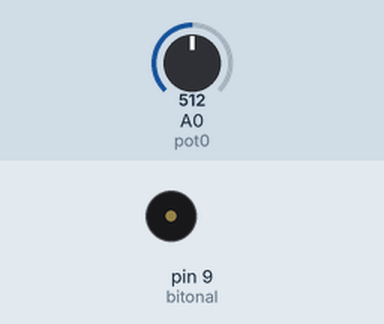
A sketch run on a simulated Arduino Uno, built with avr-gcc and run on an emulated ATmega328P. On the bench: buzzer (waves = sounding). The test bench sets the inputs (shaded band); at power-on: A0 (pot0) = 512.

Above: at 1.8 s.
1.9 s: A0 (pot0) set to 306
At 2.2 s:
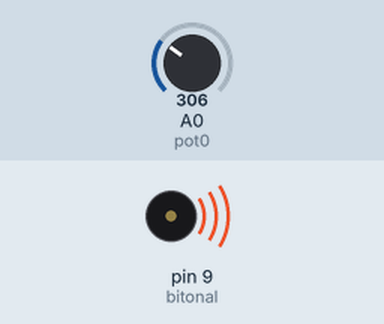
5.4 s: A0 (pot0) set to 122
Timing chart, 0 to 14.9 s (numbered marks = the images above; inputs shaded):
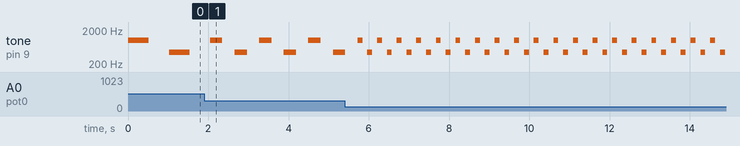

Measured:
- by itself, tone on pin 9 (bitonal): repeats every 0.49 s: 1000 Hz 0.12 s, silent 0.12 s, 450 Hz 0.12 s, silent 0.12 s

The sketch:

Exercici_4.ino
```cpp
/**********************************************************************
**                                                                   **
**                               TÍTOL:                              **
**                      LL09_Rubén_Martos_ARDUINO                    **
**                                                                   **
**  NOM: Rubén Martos Gutiérrez                     Data: 12/01/2022 **
**********************************************************************/
//************************** INCLUDE **********************************


//************************ VARIABLES **********************************
const byte bitonal = 9;        // donar nom al pin 9 de l’Arduino
const byte pot0 = A0;         // donar nom al pin A0 de l’Arduino
int valPot0;                 // guardar valor del potenciometre


//************************** SETUP ************************************

void setup()  // ho fa un cop quan el programa s'inicia
{
 pinMode(bitonal, OUTPUT);   // definir el pin 9 com una sortida

}

//************************** LOOP *************************************
void loop()      //we need this to be here even though its empty
{
  valPot0 = analogRead(pot0);    // llegir valor potenciòmetre

  tone(bitonal, 1000, valPot0);    // xiulet de durada valPot0
  delay(2*valPot0);              // esperar valPot0 del xiulet + valPot0 silenci

   valPot0 = analogRead(pot0);    // llegir valor potenciòmetre
  tone(bitonal, 450, valPot0);    // xiulet de durada valPot0
  delay(2*valPot0);              // esperar valPot0 del xiulet + valPot0 silenci
}

//************************** FUNCIONS  *********************************
```
